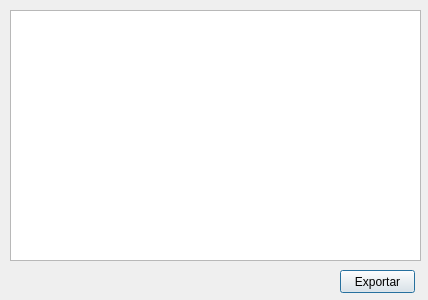
<?xml version="1.0" encoding="UTF-8"?>
<ui version="4.0">
 <class>Dialog</class>
 <widget class="QDialog" name="Dialog">
  <property name="geometry">
   <rect>
    <x>0</x>
    <y>0</y>
    <width>428</width>
    <height>300</height>
   </rect>
  </property>
  <property name="windowTitle">
   <string>Gráfico da Curva</string>
  </property>
  <widget class="QGraphicsView" name="graphicsView">
   <property name="geometry">
    <rect>
     <x>10</x>
     <y>10</y>
     <width>411</width>
     <height>251</height>
    </rect>
   </property>
  </widget>
  <widget class="QPushButton" name="pushButton">
   <property name="geometry">
    <rect>
     <x>340</x>
     <y>270</y>
     <width>75</width>
     <height>23</height>
    </rect>
   </property>
   <property name="text">
    <string>Exportar</string>
   </property>
  </widget>
 </widget>
 <resources/>
 <connections/>
</ui>
